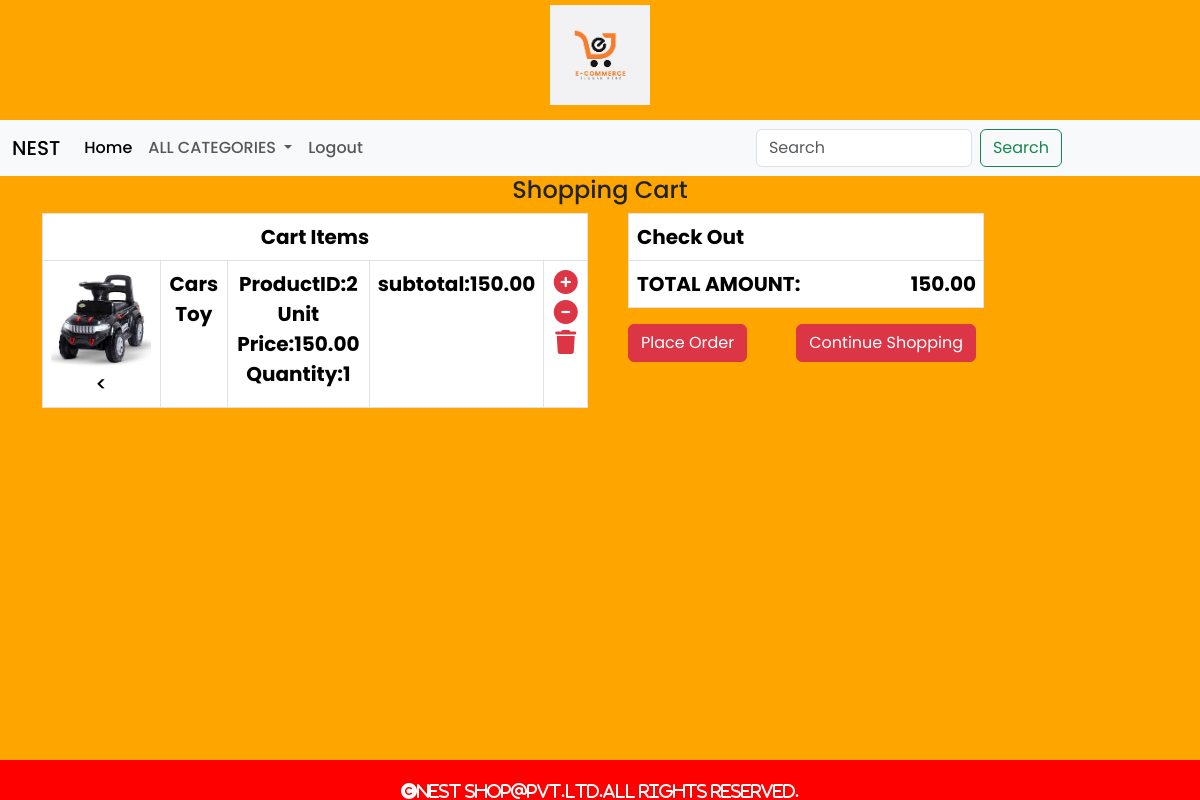
The app's page /cart/cartview (signed in) with its own data.
### cart/models.py (models this page shows, shortened)
class Cart(models.Model):
    product=models.ForeignKey(Product,on_delete=models.CASCADE)
    quantity=models.IntegerField()
    user=models.ForeignKey(User,on_delete=models.CASCADE)
    date_added=models.DateTimeField(auto_now_add=True)
    def subtotal(self):
        return self.quantity*self.product.price

### shop/models.py (models this page shows, shortened)
class Product(models.Model):
    name = models.CharField(max_length=20)
    desc = models.TextField()
    image = models.ImageField(upload_to="images/product", null=True, blank=True)
    price=models.DecimalField(max_digits=10,decimal_places=2)
    category=models.ForeignKey(Category,on_delete=models.CASCADE)
    stock=models.IntegerField()
    available=models.BooleanField(default=True)
    created=models.DateTimeField(auto_now_add=True)
    updated=models.DateTimeField(auto_now=True)

### cart/views.py (the view)
# urls.py: path('cartview', views.cartview, name="cartview"),
@login_required
def cartview(request):
    u = request.user  # current login user
    cart=Cart.objects.filter(user=u)
    total=0
    for i in cart:
        total+=i.quantity*i.product.price
    return render(request, 'cartview.html',{'c':cart,'total':total})

### cart/context_processors.py (called while the page is built)
def total(request):
    item_count=0
    if request.user:
     u=request.user
     try:
        cart=Cart.objects.filter(user=u)
        for i in cart:
            item_count+=i.quantity
     except:
       item_count=0
    return {'count':item_count}

### shop/context_processors.py (called while the page is built)
def menu_links(request):
    c=Category.objects.all()
    return {'links':c}

### templates/cartview.html
<!DOCTYPE html>
{% extends 'base.html' %}
{% load static %}
{% block content %}
<div class="container" style="
margin-bottom:100px">
  <div class="row">
    <h4 class="text-center">Shopping Cart</h4>
    <div class="col-6">
    <table class="table table-bordered text-center fs-5">
      <tr>
        <th colspan="5">Cart Items</th>
      </tr>
      {% for i in c %}
      <tr>
        <td><img src="{{i.product.image.url}}" height="100px" width="100px"><</td>
        <td><b>{{i.product.name}}</b></td>
        <td>
          <b>ProductID:{{i.product.id}}</b><br>
          <b>Unit Price:{{i.product.price}}</b><br>
          <b>Quantity:{{i.quantity}}</b><br>
        </td>
        <td>
          <b>subtotal:{{i.subtotal}}</b>
        </td>
        <td>
          {% if i.product.stock > 0 %}
          <a href="{% url 'cart:addtocart' i.product.name %}"><i class="fa-solid fa-circle-plus text-danger fs-4"></i></a>
          <a href="{% url 'cart:cartremove' i.product.name %}"><i class="fa-solid fa-circle-minus text-danger fs-4"></i></a>
          <a href="{% url 'cart:trash' i.product.name %}"><i class="fa-solid fa-trash text-danger fs-4"></i></a>
        {% else %}
        <a href="{% url 'cart:cartremove' i.product.name %}"><i class="fa-solid fa-circle-minus text-danger fs-4"></i></a>
          <a href="{% url 'cart:trash' i.product.name %}"><i class="fa-solid fa-trash text-danger fs-4"></i></a>
        {% endif %}
        </td>
      </tr>
      {% endfor %}
    </table>
    </div>
    <div class="col-4 fs-5 ms-3" style="position:relative">
    <table class="table table-bordered">
      <tr>
        <th colspan="3">Check Out</th>
       <tr>
      <th>
        TOTAL AMOUNT:<span style="position:absolute;right:20px;">{{total}}</span>
      </th>
      </tr>
    </table>
      <a href="{% url 'cart:orderform' %}" class="btn btn-danger">Place Order</a>
      <a href="{% url 'shop:category' %}" class="btn btn-danger" style="position:absolute;right:20px;">Continue Shopping</a>
    </div>
  </div>
</div>
{% endblock %}

### static/css/style.css (style rules this page uses)
body { font-family: "Poppins", sans-serif; font-weight: 500; font-style: normal; background-color: orange; }

### records on screen
Cart: product.image (picture), product.name "Cars Toy", product.id "2", product.price "150.00", quantity "1", subtotal "150.00"

### other values on screen
{{ total }} "150.00"
